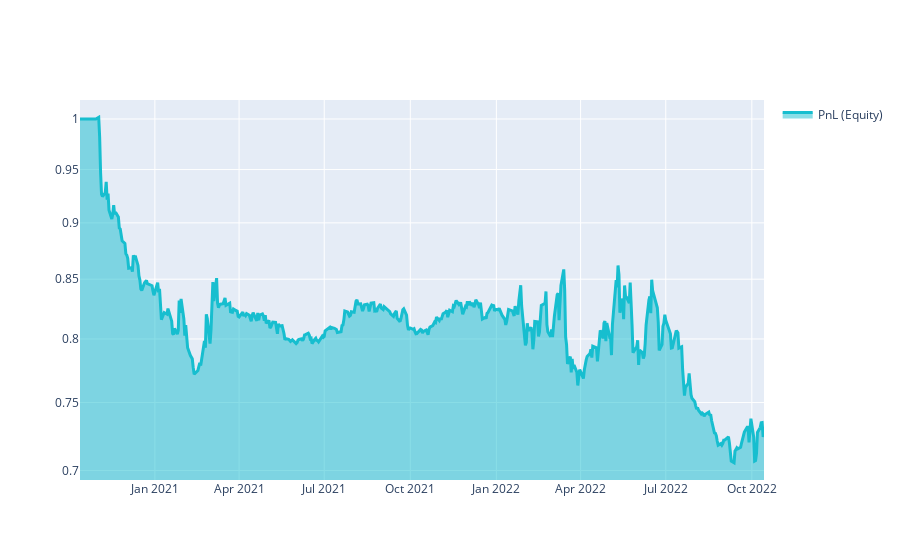

Write notebook code for a chart like this one.
### Markdown cell above
# Q18 Quick Start

This template shows you the basic steps for taking part to the **Q18 NASDAQ-100 Stock Long-Short contest**.

### Code cell
import xarray as xr

import qnt.ta as qnta
import qnt.data as qndata
import qnt.output as qnout
import qnt.stats as qns

data = qndata.stocks.load_ndx_data(min_date="2020-10-13")

close     = data.sel(field="close")
is_liquid = data.sel(field="is_liquid")
sma_slow  = qnta.sma(close, 100)
sma_fast  = qnta.sma(close, 5)
weights   = xr.where(sma_slow < sma_fast, 1, -1)
weights   = weights * is_liquid

weights = qnout.clean(weights, data, "stocks_nasdaq100")

# calc stats
stats = qns.calc_stat(data, weights.sel(time=slice("2020-10-13", None)))
display(stats.to_pandas().tail())

# graph
performance = stats.to_pandas()["equity"]
import qnt.graph as qngraph

qngraph.make_plot_filled(performance.index, performance, name="PnL (Equity)", type="log")

### Figure 1 — Plotly figure (JSON) as saved in the notebook; plotly's stock layout.template omitted (floating-point values rounded to 4 significant figures; data arrays with more than 128 entries replaced by an {"elided": "..."} marker saying what was removed)
{"data": [{"fill": "tonexty", "line": {"color": "#17BECF", "width": 3}, "name": "PnL (Equity)", "type": "scatter", "x": {"elided": "506 str values"}, "y": {"elided": "506 float values"}}], "layout": {"showlegend": true, "yaxis": {"range": [-0.1591, 0.008374], "type": "log"}}}
